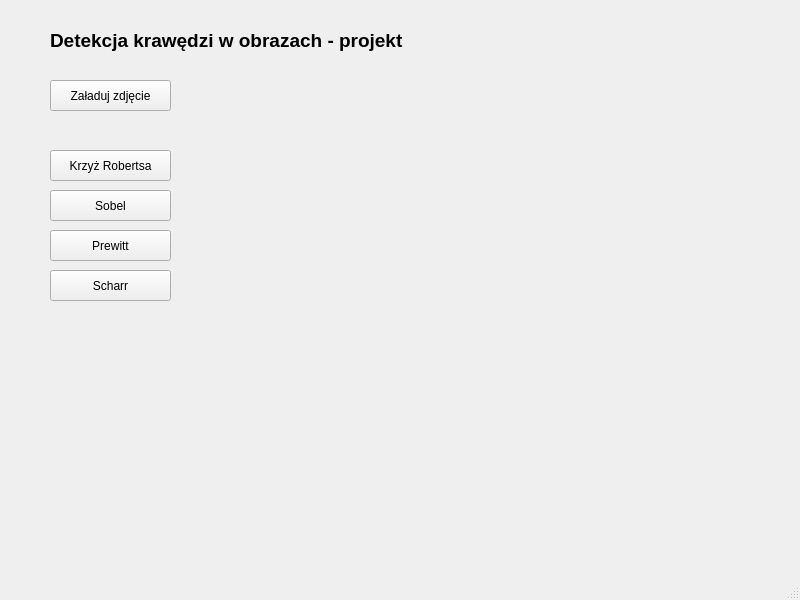
<?xml version="1.0" encoding="UTF-8"?>
<ui version="4.0">
 <class>MainWindow</class>
 <widget class="QMainWindow" name="MainWindow">
  <property name="geometry">
   <rect>
    <x>0</x>
    <y>0</y>
    <width>800</width>
    <height>600</height>
   </rect>
  </property>
  <property name="windowTitle">
   <string>MainWindow</string>
  </property>
  <widget class="QWidget" name="centralwidget">
   <widget class="QPushButton" name="pushButton">
    <property name="geometry">
     <rect>
      <x>50</x>
      <y>150</y>
      <width>121</width>
      <height>31</height>
     </rect>
    </property>
    <property name="text">
     <string>Krzyż Robertsa</string>
    </property>
   </widget>
   <widget class="QPushButton" name="pushButton_2">
    <property name="geometry">
     <rect>
      <x>50</x>
      <y>190</y>
      <width>121</width>
      <height>31</height>
     </rect>
    </property>
    <property name="text">
     <string>Sobel</string>
    </property>
   </widget>
   <widget class="QPushButton" name="pushButton_3">
    <property name="geometry">
     <rect>
      <x>50</x>
      <y>230</y>
      <width>121</width>
      <height>31</height>
     </rect>
    </property>
    <property name="text">
     <string>Prewitt</string>
    </property>
   </widget>
   <widget class="QPushButton" name="pushButton_4">
    <property name="geometry">
     <rect>
      <x>50</x>
      <y>270</y>
      <width>121</width>
      <height>31</height>
     </rect>
    </property>
    <property name="text">
     <string>Scharr</string>
    </property>
   </widget>
   <widget class="QPushButton" name="pushButton_5">
    <property name="geometry">
     <rect>
      <x>50</x>
      <y>80</y>
      <width>121</width>
      <height>31</height>
     </rect>
    </property>
    <property name="text">
     <string>Załaduj zdjęcie</string>
    </property>
   </widget>
   <widget class="QLabel" name="label">
    <property name="geometry">
     <rect>
      <x>50</x>
      <y>20</y>
      <width>371</width>
      <height>41</height>
     </rect>
    </property>
    <property name="font">
     <font>
      <family>Arial</family>
      <pointsize>14</pointsize>
      <weight>75</weight>
      <bold>true</bold>
     </font>
    </property>
    <property name="text">
     <string>Detekcja krawędzi w obrazach - projekt</string>
    </property>
   </widget>
  </widget>
  <widget class="QMenuBar" name="menubar">
   <property name="geometry">
    <rect>
     <x>0</x>
     <y>0</y>
     <width>800</width>
     <height>21</height>
    </rect>
   </property>
  </widget>
  <widget class="QStatusBar" name="statusbar"/>
 </widget>
 <resources/>
 <connections/>
</ui>
